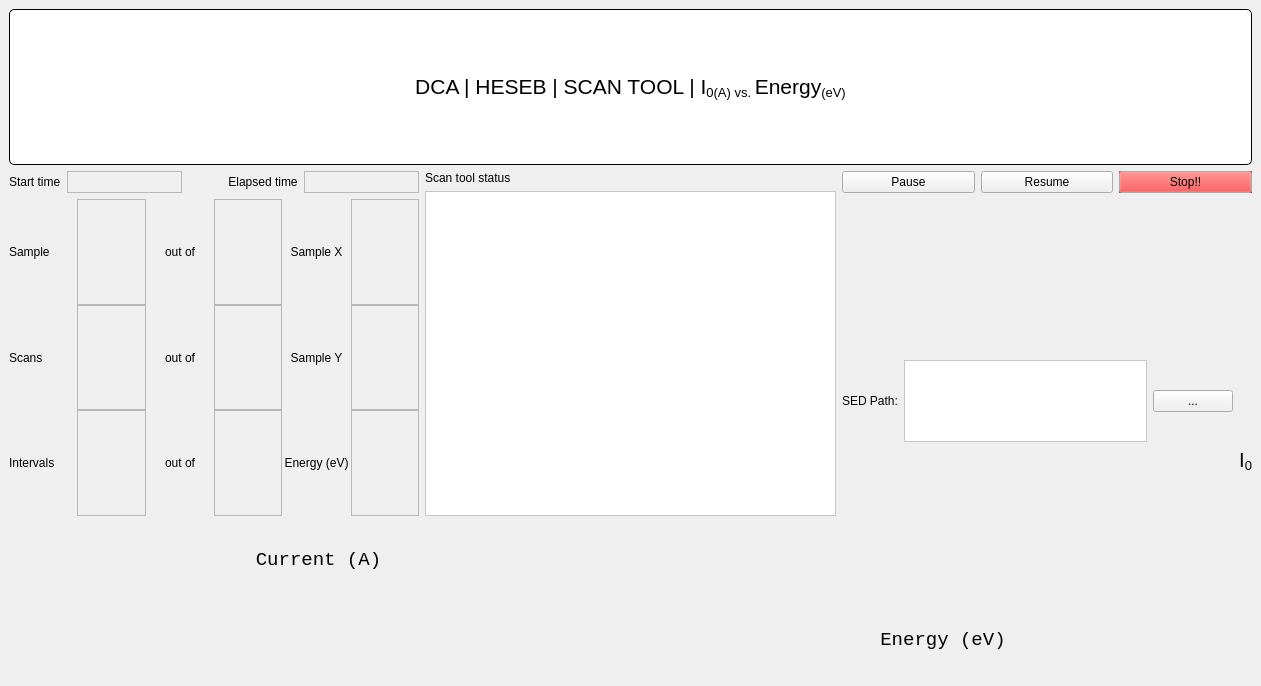
<?xml version="1.0" encoding="UTF-8"?>
<ui version="4.0">
 <class>HESEB_ScanTool_I0</class>
 <widget class="QMainWindow" name="HESEB_ScanTool_I0">
  <property name="geometry">
   <rect>
    <x>0</x>
    <y>0</y>
    <width>1261</width>
    <height>686</height>
   </rect>
  </property>
  <property name="windowTitle">
   <string>HESEB_ScanTool_I0</string>
  </property>
  <widget class="QWidget" name="centralwidget">
   <layout class="QGridLayout" name="gridLayout_19">
    <item row="3" column="2">
     <layout class="QGridLayout" name="gridLayout_17">
      <item row="2" column="2">
       <widget class="QSimpleShape" name="qsimpleshape_4">
        <property name="sizePolicy">
         <sizepolicy hsizetype="Preferred" vsizetype="Preferred">
          <horstretch>0</horstretch>
          <verstretch>0</verstretch>
         </sizepolicy>
        </property>
        <property name="shape">
         <enum>QSimpleShape::roundRectangle</enum>
        </property>
        <property name="colour0" stdset="0">
         <color>
          <red>23</red>
          <green>69</green>
          <blue>243</blue>
         </color>
        </property>
       </widget>
      </item>
      <item row="0" column="0" rowspan="2">
       <widget class="QLabel" name="label_3">
        <property name="sizePolicy">
         <sizepolicy hsizetype="Fixed" vsizetype="Preferred">
          <horstretch>0</horstretch>
          <verstretch>0</verstretch>
         </sizepolicy>
        </property>
        <property name="text">
         <string>SED Path:</string>
        </property>
       </widget>
      </item>
      <item row="2" column="3">
       <widget class="QLabel" name="label_41">
        <property name="sizePolicy">
         <sizepolicy hsizetype="Maximum" vsizetype="Maximum">
          <horstretch>0</horstretch>
          <verstretch>0</verstretch>
         </sizepolicy>
        </property>
        <property name="font">
         <font>
          <pointsize>15</pointsize>
         </font>
        </property>
        <property name="text">
         <string>&lt;html&gt;&lt;head/&gt;&lt;body&gt;&lt;p&gt;I&lt;span style=&quot; vertical-align:sub;&quot;&gt;0&lt;/span&gt;&lt;/p&gt;&lt;/body&gt;&lt;/html&gt;</string>
        </property>
        <property name="alignment">
         <set>Qt::AlignRight|Qt::AlignTrailing|Qt::AlignVCenter</set>
        </property>
       </widget>
      </item>
      <item row="0" column="2" rowspan="2">
       <widget class="QPushButton" name="pushButton_3">
        <property name="sizePolicy">
         <sizepolicy hsizetype="Fixed" vsizetype="Fixed">
          <horstretch>0</horstretch>
          <verstretch>0</verstretch>
         </sizepolicy>
        </property>
        <property name="cursor">
         <cursorShape>PointingHandCursor</cursorShape>
        </property>
        <property name="text">
         <string>...</string>
        </property>
       </widget>
      </item>
      <item row="3" column="1">
       <widget class="QSimpleShape" name="qsimpleshape_10">
        <property name="sizePolicy">
         <sizepolicy hsizetype="Preferred" vsizetype="Preferred">
          <horstretch>0</horstretch>
          <verstretch>0</verstretch>
         </sizepolicy>
        </property>
        <property name="shape">
         <enum>QSimpleShape::roundRectangle</enum>
        </property>
        <property name="colour0" stdset="0">
         <color>
          <red>255</red>
          <green>0</green>
          <blue>0</blue>
         </color>
        </property>
       </widget>
      </item>
      <item row="0" column="1" rowspan="2">
       <widget class="QLabel" name="path">
        <property name="styleSheet">
         <string notr="true">background-color: rgb(255, 255, 255);</string>
        </property>
        <property name="frameShape">
         <enum>QFrame::StyledPanel</enum>
        </property>
        <property name="text">
         <string/>
        </property>
        <property name="indent">
         <number>6</number>
        </property>
       </widget>
      </item>
     </layout>
    </item>
    <item row="0" column="0" colspan="3">
     <layout class="QGridLayout" name="gridLayout_13">
      <property name="sizeConstraint">
       <enum>QLayout::SetMinimumSize</enum>
      </property>
      <item row="0" column="0">
       <widget class="QLabel" name="lblTitle_4">
        <property name="sizePolicy">
         <sizepolicy hsizetype="Minimum" vsizetype="Minimum">
          <horstretch>0</horstretch>
          <verstretch>0</verstretch>
         </sizepolicy>
        </property>
        <property name="font">
         <font>
          <pointsize>16</pointsize>
         </font>
        </property>
        <property name="styleSheet">
         <string notr="true">background-color: rgb(255, 255, 255);
border: 1px solid black;
border-radius: 5px;
margin-top: 0.5em;
subcontrol-origin: margin;
left: 10px;
padding: 0 3px 0 3px;</string>
        </property>
        <property name="text">
         <string>&lt;html&gt;&lt;head/&gt;&lt;body&gt;&lt;p&gt;DCA | HESEB | SCAN TOOL | I&lt;span style=&quot; vertical-align:sub;&quot;&gt;0(A) vs. &lt;/span&gt;Energy&lt;span style=&quot; vertical-align:sub;&quot;&gt;(eV)&lt;/span&gt;&lt;/p&gt;&lt;/body&gt;&lt;/html&gt;</string>
        </property>
        <property name="alignment">
         <set>Qt::AlignCenter</set>
        </property>
        <property name="margin">
         <number>11</number>
        </property>
       </widget>
      </item>
     </layout>
    </item>
    <item row="2" column="0" rowspan="2">
     <layout class="QGridLayout" name="gridLayout_14">
      <property name="spacing">
       <number>0</number>
      </property>
      <item row="1" column="2">
       <widget class="QLabel" name="label_34">
        <property name="text">
         <string>out of</string>
        </property>
        <property name="alignment">
         <set>Qt::AlignCenter</set>
        </property>
       </widget>
      </item>
      <item row="2" column="4">
       <widget class="QLabel" name="label_30">
        <property name="text">
         <string>Energy (eV)</string>
        </property>
        <property name="alignment">
         <set>Qt::AlignCenter</set>
        </property>
       </widget>
      </item>
      <item row="0" column="0">
       <widget class="QLabel" name="label_37">
        <property name="text">
         <string>Sample</string>
        </property>
       </widget>
      </item>
      <item row="1" column="5">
       <widget class="QELabel" name="qelabel_27">
        <property name="frameShape">
         <enum>QFrame::StyledPanel</enum>
        </property>
        <property name="variable" stdset="0">
         <string>motorSimIOC:FE-M1-STP-TRSY1</string>
        </property>
       </widget>
      </item>
      <item row="0" column="3">
       <widget class="QELabel" name="qelabel_21">
        <property name="frameShape">
         <enum>QFrame::StyledPanel</enum>
        </property>
        <property name="variable" stdset="0">
         <string>SCAN:Nsamples</string>
        </property>
       </widget>
      </item>
      <item row="1" column="3">
       <widget class="QELabel" name="qelabel_28">
        <property name="frameShape">
         <enum>QFrame::StyledPanel</enum>
        </property>
        <property name="variable" stdset="0">
         <string>SCAN:Nscans</string>
        </property>
       </widget>
      </item>
      <item row="2" column="1">
       <widget class="QELabel" name="qelabel_23">
        <property name="frameShape">
         <enum>QFrame::StyledPanel</enum>
        </property>
        <property name="variable" stdset="0">
         <string>SCAN:CurrentInterval</string>
        </property>
       </widget>
      </item>
      <item row="0" column="2">
       <widget class="QLabel" name="label_35">
        <property name="text">
         <string>out of</string>
        </property>
        <property name="alignment">
         <set>Qt::AlignCenter</set>
        </property>
       </widget>
      </item>
      <item row="0" column="5">
       <widget class="QELabel" name="qelabel_25">
        <property name="frameShape">
         <enum>QFrame::StyledPanel</enum>
        </property>
        <property name="variable" stdset="0">
         <string>motorSimIOC:FE-M1-STP-TRSX1</string>
        </property>
       </widget>
      </item>
      <item row="0" column="1">
       <widget class="QELabel" name="qelabel_22">
        <property name="frameShape">
         <enum>QFrame::StyledPanel</enum>
        </property>
        <property name="variable" stdset="0">
         <string>SCAN:CurrentSample</string>
        </property>
       </widget>
      </item>
      <item row="2" column="5">
       <widget class="QELabel" name="qelabel_29">
        <property name="frameShape">
         <enum>QFrame::StyledPanel</enum>
        </property>
        <property name="variable" stdset="0">
         <string>I11OH-PGM:getEnergy</string>
        </property>
       </widget>
      </item>
      <item row="2" column="3">
       <widget class="QELabel" name="qelabel_26">
        <property name="frameShape">
         <enum>QFrame::StyledPanel</enum>
        </property>
        <property name="variable" stdset="0">
         <string>SCAN:NIntervals</string>
        </property>
       </widget>
      </item>
      <item row="2" column="2">
       <widget class="QLabel" name="label_38">
        <property name="text">
         <string>out of</string>
        </property>
        <property name="alignment">
         <set>Qt::AlignCenter</set>
        </property>
       </widget>
      </item>
      <item row="1" column="4">
       <widget class="QLabel" name="label_31">
        <property name="text">
         <string>Sample Y</string>
        </property>
        <property name="alignment">
         <set>Qt::AlignCenter</set>
        </property>
       </widget>
      </item>
      <item row="0" column="4">
       <widget class="QLabel" name="label_33">
        <property name="text">
         <string>Sample X</string>
        </property>
        <property name="alignment">
         <set>Qt::AlignCenter</set>
        </property>
       </widget>
      </item>
      <item row="1" column="0">
       <widget class="QLabel" name="label_32">
        <property name="text">
         <string>Scans</string>
        </property>
       </widget>
      </item>
      <item row="1" column="1">
       <widget class="QELabel" name="qelabel_24">
        <property name="frameShape">
         <enum>QFrame::StyledPanel</enum>
        </property>
        <property name="variable" stdset="0">
         <string>SCAN:CurrentScan</string>
        </property>
       </widget>
      </item>
      <item row="2" column="0">
       <widget class="QLabel" name="label_36">
        <property name="text">
         <string>Intervals</string>
        </property>
       </widget>
      </item>
     </layout>
    </item>
    <item row="1" column="2">
     <layout class="QGridLayout" name="gridLayout_16">
      <item row="0" column="3">
       <widget class="QEPushButton" name="qepushbutton_9">
        <property name="palette">
         <palette>
          <active>
           <colorrole role="Button">
            <brush brushstyle="SolidPattern">
             <color alpha="255">
              <red>239</red>
              <green>41</green>
              <blue>41</blue>
             </color>
            </brush>
           </colorrole>
          </active>
          <inactive>
           <colorrole role="Button">
            <brush brushstyle="SolidPattern">
             <color alpha="255">
              <red>239</red>
              <green>41</green>
              <blue>41</blue>
             </color>
            </brush>
           </colorrole>
          </inactive>
          <disabled>
           <colorrole role="Button">
            <brush brushstyle="SolidPattern">
             <color alpha="255">
              <red>239</red>
              <green>41</green>
              <blue>41</blue>
             </color>
            </brush>
           </colorrole>
          </disabled>
         </palette>
        </property>
        <property name="font">
         <font>
          <underline>false</underline>
          <kerning>false</kerning>
         </font>
        </property>
        <property name="cursor">
         <cursorShape>PointingHandCursor</cursorShape>
        </property>
        <property name="autoFillBackground">
         <bool>true</bool>
        </property>
        <property name="text">
         <string>Stop!!</string>
        </property>
        <property name="variable" stdset="0">
         <string>SCAN:STOP</string>
        </property>
        <property name="clickText">
         <string>1</string>
        </property>
       </widget>
      </item>
      <item row="0" column="1">
       <widget class="QEPushButton" name="qepushbutton_7">
        <property name="cursor">
         <cursorShape>PointingHandCursor</cursorShape>
        </property>
        <property name="text">
         <string>Pause</string>
        </property>
        <property name="variable" stdset="0">
         <string>SCAN:XAFSPause</string>
        </property>
        <property name="releaseText">
         <string>0</string>
        </property>
       </widget>
      </item>
      <item row="0" column="2">
       <widget class="QEPushButton" name="qepushbutton_8">
        <property name="cursor">
         <cursorShape>PointingHandCursor</cursorShape>
        </property>
        <property name="text">
         <string>Resume</string>
        </property>
        <property name="variable" stdset="0">
         <string>SCAN:XAFSPause</string>
        </property>
        <property name="clickText">
         <string>0</string>
        </property>
       </widget>
      </item>
     </layout>
    </item>
    <item row="1" column="0">
     <layout class="QGridLayout" name="gridLayout_2">
      <item row="0" column="0">
       <widget class="QLabel" name="label">
        <property name="sizePolicy">
         <sizepolicy hsizetype="Fixed" vsizetype="Preferred">
          <horstretch>0</horstretch>
          <verstretch>0</verstretch>
         </sizepolicy>
        </property>
        <property name="text">
         <string>Start time</string>
        </property>
       </widget>
      </item>
      <item row="0" column="3">
       <widget class="QLabel" name="label_2">
        <property name="sizePolicy">
         <sizepolicy hsizetype="Fixed" vsizetype="Preferred">
          <horstretch>0</horstretch>
          <verstretch>0</verstretch>
         </sizepolicy>
        </property>
        <property name="text">
         <string>Elapsed time</string>
        </property>
        <property name="alignment">
         <set>Qt::AlignCenter</set>
        </property>
       </widget>
      </item>
      <item row="0" column="4">
       <widget class="QELabel" name="qelabel">
        <property name="frameShape">
         <enum>QFrame::StyledPanel</enum>
        </property>
        <property name="alignment">
         <set>Qt::AlignCenter</set>
        </property>
        <property name="variable" stdset="0">
         <string>SCAN:ELAPSE</string>
        </property>
       </widget>
      </item>
      <item row="0" column="1">
       <widget class="QELabel" name="qelabel_2">
        <property name="frameShape">
         <enum>QFrame::StyledPanel</enum>
        </property>
        <property name="alignment">
         <set>Qt::AlignCenter</set>
        </property>
        <property name="variable" stdset="0">
         <string>SCAN:START</string>
        </property>
       </widget>
      </item>
      <item row="0" column="2">
       <spacer name="horizontalSpacer">
        <property name="orientation">
         <enum>Qt::Horizontal</enum>
        </property>
        <property name="sizeType">
         <enum>QSizePolicy::Fixed</enum>
        </property>
        <property name="sizeHint" stdset="0">
         <size>
          <width>40</width>
          <height>20</height>
         </size>
        </property>
       </spacer>
      </item>
     </layout>
    </item>
    <item row="1" column="1" rowspan="3">
     <layout class="QGridLayout" name="gridLayout_15">
      <item row="0" column="0">
       <widget class="QLabel" name="label_39">
        <property name="sizePolicy">
         <sizepolicy hsizetype="Preferred" vsizetype="Fixed">
          <horstretch>0</horstretch>
          <verstretch>0</verstretch>
         </sizepolicy>
        </property>
        <property name="text">
         <string>Scan tool status </string>
        </property>
       </widget>
      </item>
      <item row="1" column="0">
       <widget class="QLabel" name="logs">
        <property name="styleSheet">
         <string notr="true">background-color: rgb(255, 255, 255);</string>
        </property>
        <property name="frameShape">
         <enum>QFrame::StyledPanel</enum>
        </property>
        <property name="text">
         <string/>
        </property>
        <property name="alignment">
         <set>Qt::AlignLeading|Qt::AlignLeft|Qt::AlignTop</set>
        </property>
        <property name="wordWrap">
         <bool>true</bool>
        </property>
        <property name="indent">
         <number>6</number>
        </property>
       </widget>
      </item>
     </layout>
    </item>
    <item row="4" column="0" colspan="3">
     <layout class="QGridLayout" name="gridLayout_18">
      <item row="1" column="1">
       <widget class="QLabel" name="label_43">
        <property name="font">
         <font>
          <family>Monospace</family>
          <pointsize>14</pointsize>
          <italic>false</italic>
          <underline>false</underline>
          <strikeout>false</strikeout>
          <stylestrategy>PreferDefault</stylestrategy>
          <kerning>true</kerning>
         </font>
        </property>
        <property name="text">
         <string>Energy (eV)</string>
        </property>
        <property name="alignment">
         <set>Qt::AlignCenter</set>
        </property>
       </widget>
      </item>
      <item row="0" column="1">
       <widget class="QEPlotter" name="qeplotter_3">
        <property name="cursor">
         <cursorShape>CrossCursor</cursorShape>
        </property>
        <property name="toolBarIsVisible" stdset="0">
         <bool>false</bool>
        </property>
        <property name="pvItemsIsVisible" stdset="0">
         <bool>false</bool>
        </property>
        <property name="statusIsVisible" stdset="0">
         <bool>false</bool>
        </property>
        <property name="DataVariableX" stdset="0">
         <string>PLOT:Energy</string>
        </property>
        <property name="DataVariableA" stdset="0">
         <string>PLOT:I0</string>
        </property>
        <property name="DataVariableB" stdset="0">
         <string/>
        </property>
        <property name="DataVariableC" stdset="0">
         <string/>
        </property>
        <property name="SizeVariableX" stdset="0">
         <string>PLOT:Energy.NORD</string>
        </property>
        <property name="SizeVariableA" stdset="0">
         <string>PLOT:I0.NORD</string>
        </property>
        <property name="SizeVariableB" stdset="0">
         <string/>
        </property>
        <property name="SizeVariableC" stdset="0">
         <string/>
        </property>
        <property name="AliasNameX" stdset="0">
         <string/>
        </property>
        <property name="AliasNameA" stdset="0">
         <string/>
        </property>
        <property name="ColourA">
         <color>
          <red>23</red>
          <green>69</green>
          <blue>243</blue>
         </color>
        </property>
        <property name="ColourB">
         <color>
          <red>255</red>
          <green>0</green>
          <blue>0</blue>
         </color>
        </property>
        <property name="aliasNames" stdset="0">
         <stringlist>
          <string></string>
          <string></string>
          <string></string>
          <string></string>
          <string></string>
          <string></string>
          <string></string>
          <string></string>
          <string></string>
          <string></string>
          <string></string>
          <string></string>
          <string></string>
          <string></string>
          <string></string>
          <string></string>
          <string></string>
         </stringlist>
        </property>
       </widget>
      </item>
      <item row="0" column="0">
       <widget class="QLabel" name="label_42">
        <property name="font">
         <font>
          <family>Monospace</family>
          <pointsize>14</pointsize>
          <italic>false</italic>
          <underline>false</underline>
          <strikeout>false</strikeout>
          <stylestrategy>PreferDefault</stylestrategy>
          <kerning>true</kerning>
         </font>
        </property>
        <property name="layoutDirection">
         <enum>Qt::LeftToRight</enum>
        </property>
        <property name="styleSheet">
         <string notr="true">.label_14{
transform: rotate(-90deg);
}</string>
        </property>
        <property name="text">
         <string>Current (A)</string>
        </property>
        <property name="alignment">
         <set>Qt::AlignCenter</set>
        </property>
        <property name="wordWrap">
         <bool>false</bool>
        </property>
       </widget>
      </item>
     </layout>
    </item>
   </layout>
  </widget>
 </widget>
 <customwidgets>
  <customwidget>
   <class>QELabel</class>
   <extends>QLabel</extends>
   <header>QELabel.h</header>
  </customwidget>
  <customwidget>
   <class>QEPlotter</class>
   <extends>QEFrame</extends>
   <header>QEPlotter.h</header>
  </customwidget>
  <customwidget>
   <class>QEPushButton</class>
   <extends>QPushButton</extends>
   <header>QEPushButton.h</header>
  </customwidget>
  <customwidget>
   <class>QEFrame</class>
   <extends>QFrame</extends>
   <header>QEFrame.h</header>
   <container>1</container>
  </customwidget>
  <customwidget>
   <class>QSimpleShape</class>
   <extends>QWidget</extends>
   <header>QSimpleShape.h</header>
  </customwidget>
 </customwidgets>
 <resources/>
 <connections/>
</ui>
